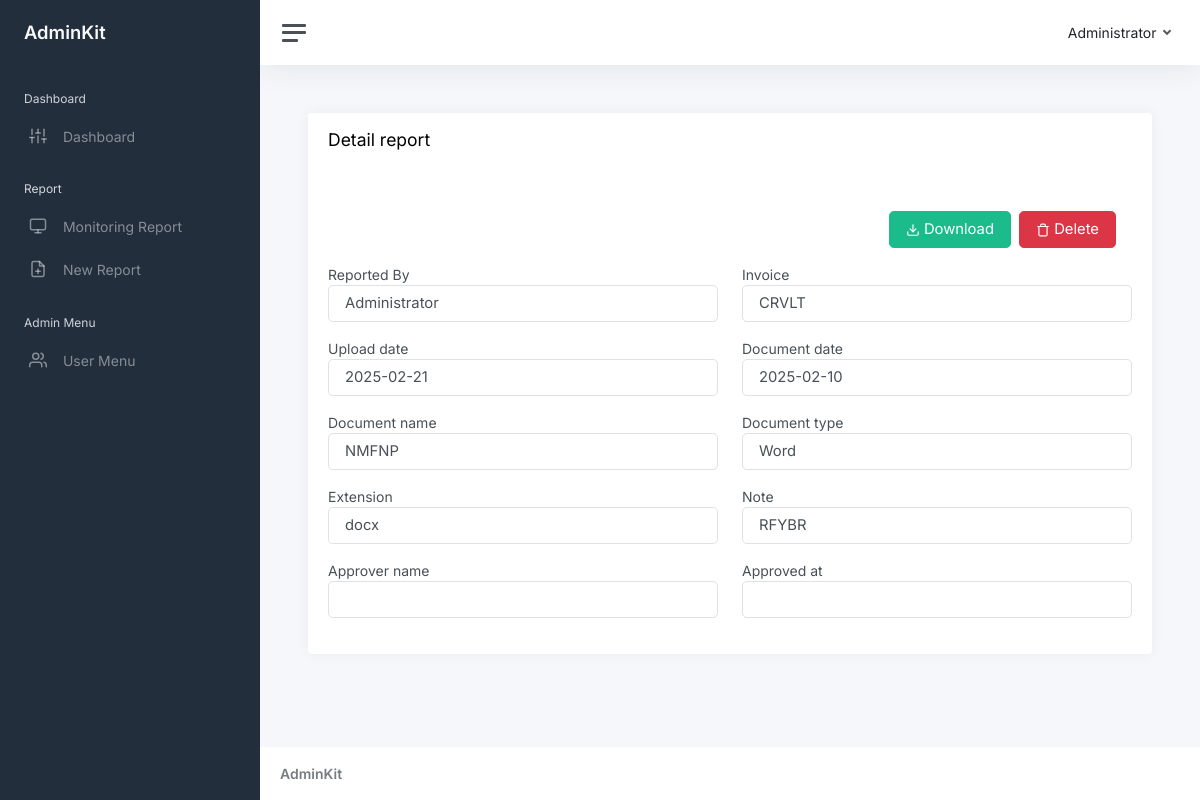
/show-report.php?invoice=CRVLT (signed in), run on the app's committed database.
### tables this page shows
CREATE TABLE IF NOT EXISTS `reports` (
  `id` int NOT NULL AUTO_INCREMENT,
  `reported_by` int NOT NULL,
  `reporter_role_id` int NOT NULL,
  `invoice` varchar(256) NOT NULL,
  `upload_date` date NOT NULL,
  `document_date` date NOT NULL,
  `document_name` varchar(256) NOT NULL,
  `document_type_id` int NOT NULL,
  `extension` varchar(256) NOT NULL,
  `note` longtext,
  `approved_by` int DEFAULT NULL,
  `approved_at` datetime DEFAULT NULL,
  `created_at` datetime NOT NULL,
  `updated_at` datetime NOT NULL,
  PRIMARY KEY (`id`),
  UNIQUE KEY `invoice` (`invoice`),
  KEY `reported_by` (`reported_by`),
  KEY `reporter_role_id` (`reporter_role_id`),
  KEY `document_type_id` (`document_type_id`),
  KEY `approved_by` (`approved_by`),
  CONSTRAINT `FK_reports_document_type` FOREIGN KEY (`document_type_id`) REFERENCES `document_types` (`id`) ON DELETE CASCADE,
  CONSTRAINT `FK_reports_roles` FOREIGN KEY (`reporter_role_id`) REFERENCES `roles` (`id`) ON DELETE CASCADE,
  CONSTRAINT `FK_reports_users` FOREIGN KEY (`reported_by`) REFERENCES `users` (`id`) ON DELETE CASCADE,
  CONSTRAINT `FK_reports_users_2` FOREIGN KEY (`approved_by`) REFERENCES `users` (`id`) ON DELETE CASCADE
);

CREATE TABLE IF NOT EXISTS `users` (
  `id` int NOT NULL AUTO_INCREMENT,
  `name` varchar(256) NOT NULL,
  `email` varchar(256) NOT NULL,
  `password` varchar(256) NOT NULL,
  `role_id` int NOT NULL,
  `created_at` datetime NOT NULL,
  `updated_at` datetime NOT NULL,
  PRIMARY KEY (`id`),
  UNIQUE KEY `email` (`email`),
  KEY `role_id` (`role_id`),
  CONSTRAINT `FK_users_roles` FOREIGN KEY (`role_id`) REFERENCES `roles` (`id`) ON DELETE CASCADE
);

CREATE TABLE IF NOT EXISTS `document_types` (
  `id` int NOT NULL AUTO_INCREMENT,
  `name` varchar(256) NOT NULL,
  `extension` json NOT NULL,
  PRIMARY KEY (`id`),
  UNIQUE KEY `name` (`name`)
);

### middleware/auth.php (called while the page is built, shortened)
<?php
$auth = (object) $_SESSION['auth'];

### show-report.php (the view, shortened to what this page needs)
<?php
include './config/database.php';
include './middleware/auth.php';
$invoice = $_GET['invoice'];
$query = "SELECT a.id, b.name reporter_name, invoice, upload_date, document_date, document_name, c.name document_type, a.extension, note, d.name approver_name, approved_at FROM reports a LEFT JOIN users b on a.reported_by = b.id LEFT JOIN document_types c ON a.document_type_id = c.id LEFT JOIN users d ON a.approved_by = d.id WHERE invoice = '$invoice'";
$data_reports = mysqli_query($db, $query);
$result = mysqli_fetch_object($data_reports);
?>
<div class="card">
    <div class="card-header">
        <h4>Detail report</h4>
    </div>
    <div class="card-body">
        <div class="m-3 d-flex justify-content-end gap-2">
            <a href="download.php?report=<?= $result->document_name ?>" class="btn btn-lg btn-success"><i data-feather="download"></i> Download</a>
            <?php if (empty($result->approved_at) && $auth->role_id == 1) : ?>
                <button class="btn btn-lg btn-danger" data-bs-toggle="modal" data-bs-target="#delete"><i data-feather="trash"></i> Delete</button>
            <?php endif; ?>
        </div>
        <div class="row">
            <div class="col-12 col-md-6 mb-3">
                <label for="reporter_name">Reported By</label>
                <input type="text" id="reporter_name" value="<?= $result->reporter_name ?>" class="form-control form-control-lg" readonly>
            </div>
            <div class="col-12 col-md-6 mb-3">
                <label for="invoice">Invoice</label>
                <input type="text" id="invoice" value="<?= $result->invoice ?>" class="form-control form-control-lg" readonly>
            </div>
            <div class="col-12 col-md-6 mb-3">
                <label for="upload_date">Upload date</label>
                <input type="text" id="upload_date" value="<?= $result->upload_date ?>" class="form-control form-control-lg" readonly>
            </div>
            <div class="col-12 col-md-6 mb-3">
                <label for="document_date">Document date</label>
                <input type="text" id="document_date" value="<?= $result->document_date ?>" class="form-control form-control-lg" readonly>
            </div>
            <div class="col-12 col-md-6 mb-3">
                <label for="document_name">Document name</label>
                <input type="text" id="document_name" value="<?= $result->document_name ?>" class="form-control form-control-lg" readonly>
            </div>
            <div class="col-12 col-md-6 mb-3">
                <label for="document_type">Document type</label>
                <input type="text" id="document_type" value="<?= $result->document_type ?>" class="form-control form-control-lg" readonly>
            </div>
            <div class="col-12 col-md-6 mb-3">
                <label for="extension">Extension</label>
                <input type="text" id="extension" value="<?= $result->extension ?>" class="form-control form-control-lg" readonly>
            </div>
            <div class="col-12 col-md-6 mb-3">
                <label for="note">Note</label>
                <input type="text" id="note" value="<?= $result->note ?>" class="form-control form-control-lg" readonly>
            </div>
            <div class="col-12 col-md-6 mb-3">
                <label for="approver_name">Approver name</label>
                <input type="text" id="approver_name" value="<?= $result->approver_name ?>" class="form-control form-control-lg" readonly>
            </div>
            <div class="col-12 col-md-6 mb-3">
                <label for="approved_at">Approved at</label>
                <input type="text" id="approved_at" value="<?= $result->approved_at ?>" class="form-control form-control-lg" readonly>
            </div>
        </div>
    </div>
</div>
<?php
include "./template.php";
?>

### data on the page
reports: reported_by.name "Administrator", invoice "CRVLT", upload_date "2025-02-21", document_date "2025-02-10", document_name "NMFNP", document_type.name "Word", extension "docx", note "RFYBR"

### other printed values
$auth->name "Administrator"
